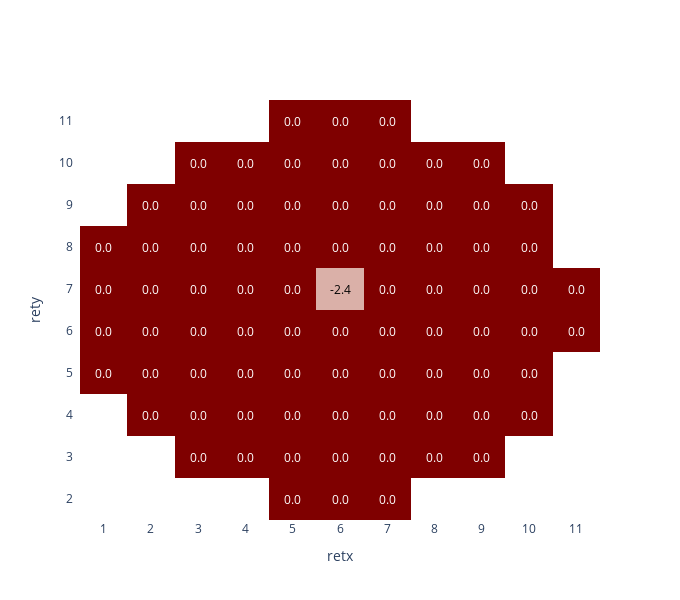

The notebook cell this image was saved under:
### Code cell
fig

### Figure 1 — Plotly figure (JSON) as saved in the notebook; plotly's stock layout.template omitted (floating-point values rounded to 4 significant figures)
{"data": [{"colorscale": [[0, "white"], [0.01, "rgb(255,247,236)"], [1, "rgb(127, 0, 0)"]], "reversescale": false, "showscale": false, "type": "heatmap", "x": [1, 2, 3, 4, 5, 6, 7, 8, 9, 10, 11], "y": [2, 3, 4, 5, 6, 7, 8, 9, 10, 11], "z": [[-3.4, -3.4, -3.4, -3.4, 0, 0, 0, -3.4, -3.4, -3.4, -3.4], [-3.4, -3.4, 0, 0, 0, 0, 0, 0, 0, -3.4, -3.4], [-3.4, 0, 0, 0, 0, 0, 0, 0, 0, 0, -3.4], [0, 0, 0, 0, 0, 0, 0, 0, 0, 0, -3.4], [0, 0, 0, 0, 0, 0, 0, 0, 0, 0, 0], [0, 0, 0, 0, 0, -2.4, 0, 0, 0, 0, 0], [0, 0, 0, 0, 0, 0, 0, 0, 0, 0, -3.4], [-3.4, 0, 0, 0, 0, 0, 0, 0, 0, 0, -3.4], [-3.4, -3.4, 0, 0, 0, 0, 0, 0, 0, -3.4, -3.4], [-3.4, -3.4, -3.4, -3.4, 0, 0, 0, -3.4, -3.4, -3.4, -3.4]]}], "layout": {"annotations": [{"font": {"color": "#000000"}, "showarrow": false, "text": "", "x": 1, "xref": "x", "y": 2, "yref": "y"}, {"font": {"color": "#000000"}, "showarrow": false, "text": "", "x": 2, "xref": "x", "y": 2, "yref": "y"}, {"font": {"color": "#000000"}, "showarrow": false, "text": "", "x": 3, "xref": "x", "y": 2, "yref": "y"}, {"font": {"color": "#000000"}, "showarrow": false, "text": "", "x": 4, "xref": "x", "y": 2, "yref": "y"}, {"font": {"color": "#FFFFFF"}, "showarrow": false, "text": "0.0", "x": 5, "xref": "x", "y": 2, "yref": "y"}, {"font": {"color": "#FFFFFF"}, "showarrow": false, "text": "0.0", "x": 6, "xref": "x", "y": 2, "yref": "y"}, {"font": {"color": "#FFFFFF"}, "showarrow": false, "text": "0.0", "x": 7, "xref": "x", "y": 2, "yref": "y"}, {"font": {"color": "#000000"}, "showarrow": false, "text": "", "x": 8, "xref": "x", "y": 2, "yref": "y"}, {"font": {"color": "#000000"}, "showarrow": false, "text": "", "x": 9, "xref": "x", "y": 2, "yref": "y"}, {"font": {"color": "#000000"}, "showarrow": false, "text": "", "x": 10, "xref": "x", "y": 2, "yref": "y"}, {"font": {"color": "#000000"}, "showarrow": false, "text": "", "x": 11, "xref": "x", "y": 2, "yref": "y"}, {"font": {"color": "#000000"}, "showarrow": false, "text": "", "x": 1, "xref": "x", "y": 3, "yref": "y"}, {"font": {"color": "#000000"}, "showarrow": false, "text": "", "x": 2, "xref": "x", "y": 3, "yref": "y"}, {"font": {"color": "#FFFFFF"}, "showarrow": false, "text": "0.0", "x": 3, "xref": "x", "y": 3, "yref": "y"}, {"font": {"color": "#FFFFFF"}, "showarrow": false, "text": "0.0", "x": 4, "xref": "x", "y": 3, "yref": "y"}, {"font": {"color": "#FFFFFF"}, "showarrow": false, "text": "0.0", "x": 5, "xref": "x", "y": 3, "yref": "y"}, {"font": {"color": "#FFFFFF"}, "showarrow": false, "text": "0.0", "x": 6, "xref": "x", "y": 3, "yref": "y"}, {"font": {"color": "#FFFFFF"}, "showarrow": false, "text": "0.0", "x": 7, "xref": "x", "y": 3, "yref": "y"}, {"font": {"color": "#FFFFFF"}, "showarrow": false, "text": "0.0", "x": 8, "xref": "x", "y": 3, "yref": "y"}, {"font": {"color": "#FFFFFF"}, "showarrow": false, "text": "0.0", "x": 9, "xref": "x", "y": 3, "yref": "y"}, {"font": {"color": "#000000"}, "showarrow": false, "text": "", "x": 10, "xref": "x", "y": 3, "yref": "y"}, {"font": {"color": "#000000"}, "showarrow": false, "text": "", "x": 11, "xref": "x", "y": 3, "yref": "y"}, {"font": {"color": "#000000"}, "showarrow": false, "text": "", "x": 1, "xref": "x", "y": 4, "yref": "y"}, {"font": {"color": "#FFFFFF"}, "showarrow": false, "text": "0.0", "x": 2, "xref": "x", "y": 4, "yref": "y"}, {"font": {"color": "#FFFFFF"}, "showarrow": false, "text": "0.0", "x": 3, "xref": "x", "y": 4, "yref": "y"}, {"font": {"color": "#FFFFFF"}, "showarrow": false, "text": "0.0", "x": 4, "xref": "x", "y": 4, "yref": "y"}, {"font": {"color": "#FFFFFF"}, "showarrow": false, "text": "0.0", "x": 5, "xref": "x", "y": 4, "yref": "y"}, {"font": {"color": "#FFFFFF"}, "showarrow": false, "text": "0.0", "x": 6, "xref": "x", "y": 4, "yref": "y"}, {"font": {"color": "#FFFFFF"}, "showarrow": false, "text": "0.0", "x": 7, "xref": "x", "y": 4, "yref": "y"}, {"font": {"color": "#FFFFFF"}, "showarrow": false, "text": "0.0", "x": 8, "xref": "x", "y": 4, "yref": "y"}, {"font": {"color": "#FFFFFF"}, "showarrow": false, "text": "0.0", "x": 9, "xref": "x", "y": 4, "yref": "y"}, {"font": {"color": "#FFFFFF"}, "showarrow": false, "text": "0.0", "x": 10, "xref": "x", "y": 4, "yref": "y"}, {"font": {"color": "#000000"}, "showarrow": false, "text": "", "x": 11, "xref": "x", "y": 4, "yref": "y"}, {"font": {"color": "#FFFFFF"}, "showarrow": false, "text": "0.0", "x": 1, "xref": "x", "y": 5, "yref": "y"}, {"font": {"color": "#FFFFFF"}, "showarrow": false, "text": "0.0", "x": 2, "xref": "x", "y": 5, "yref": "y"}, {"font": {"color": "#FFFFFF"}, "showarrow": false, "text": "0.0", "x": 3, "xref": "x", "y": 5, "yref": "y"}, {"font": {"color": "#FFFFFF"}, "showarrow": false, "text": "0.0", "x": 4, "xref": "x", "y": 5, "yref": "y"}, {"font": {"color": "#FFFFFF"}, "showarrow": false, "text": "0.0", "x": 5, "xref": "x", "y": 5, "yref": "y"}, {"font": {"color": "#FFFFFF"}, "showarrow": false, "text": "0.0", "x": 6, "xref": "x", "y": 5, "yref": "y"}, {"font": {"color": "#FFFFFF"}, "showarrow": false, "text": "0.0", "x": 7, "xref": "x", "y": 5, "yref": "y"}, {"font": {"color": "#FFFFFF"}, "showarrow": false, "text": "0.0", "x": 8, "xref": "x", "y": 5, "yref": "y"}, {"font": {"color": "#FFFFFF"}, "showarrow": false, "text": "0.0", "x": 9, "xref": "x", "y": 5, "yref": "y"}, {"font": {"color": "#FFFFFF"}, "showarrow": false, "text": "0.0", "x": 10, "xref": "x", "y": 5, "yref": "y"}, {"font": {"color": "#000000"}, "showarrow": false, "text": "", "x": 11, "xref": "x", "y": 5, "yref": "y"}, {"font": {"color": "#FFFFFF"}, "showarrow": false, "text": "0.0", "x": 1, "xref": "x", "y": 6, "yref": "y"}, {"font": {"color": "#FFFFFF"}, "showarrow": false, "text": "0.0", "x": 2, "xref": "x", "y": 6, "yref": "y"}, {"font": {"color": "#FFFFFF"}, "showarrow": false, "text": "0.0", "x": 3, "xref": "x", "y": 6, "yref": "y"}, {"font": {"color": "#FFFFFF"}, "showarrow": false, "text": "0.0", "x": 4, "xref": "x", "y": 6, "yref": "y"}, {"font": {"color": "#FFFFFF"}, "showarrow": false, "text": "0.0", "x": 5, "xref": "x", "y": 6, "yref": "y"}, {"font": {"color": "#FFFFFF"}, "showarrow": false, "text": "0.0", "x": 6, "xref": "x", "y": 6, "yref": "y"}, {"font": {"color": "#FFFFFF"}, "showarrow": false, "text": "0.0", "x": 7, "xref": "x", "y": 6, "yref": "y"}, {"font": {"color": "#FFFFFF"}, "showarrow": false, "text": "0.0", "x": 8, "xref": "x", "y": 6, "yref": "y"}, {"font": {"color": "#FFFFFF"}, "showarrow": false, "text": "0.0", "x": 9, "xref": "x", "y": 6, "yref": "y"}, {"font": {"color": "#FFFFFF"}, "showarrow": false, "text": "0.0", "x": 10, "xref": "x", "y": 6, "yref": "y"}, {"font": {"color": "#FFFFFF"}, "showarrow": false, "text": "0.0", "x": 11, "xref": "x", "y": 6, "yref": "y"}, {"font": {"color": "#FFFFFF"}, "showarrow": false, "text": "0.0", "x": 1, "xref": "x", "y": 7, "yref": "y"}, {"font": {"color": "#FFFFFF"}, "showarrow": false, "text": "0.0", "x": 2, "xref": "x", "y": 7, "yref": "y"}, {"font": {"color": "#FFFFFF"}, "showarrow": false, "text": "0.0", "x": 3, "xref": "x", "y": 7, "yref": "y"}, {"font": {"color": "#FFFFFF"}, "showarrow": false, "text": "0.0", "x": 4, "xref": "x", "y": 7, "yref": "y"}, {"font": {"color": "#FFFFFF"}, "showarrow": false, "text": "0.0", "x": 5, "xref": "x", "y": 7, "yref": "y"}, {"font": {"color": "#000000"}, "showarrow": false, "text": "-2.4", "x": 6, "xref": "x", "y": 7, "yref": "y"}, {"font": {"color": "#FFFFFF"}, "showarrow": false, "text": "0.0", "x": 7, "xref": "x", "y": 7, "yref": "y"}, {"font": {"color": "#FFFFFF"}, "showarrow": false, "text": "0.0", "x": 8, "xref": "x", "y": 7, "yref": "y"}, {"font": {"color": "#FFFFFF"}, "showarrow": false, "text": "0.0", "x": 9, "xref": "x", "y": 7, "yref": "y"}, {"font": {"color": "#FFFFFF"}, "showarrow": false, "text": "0.0", "x": 10, "xref": "x", "y": 7, "yref": "y"}, {"font": {"color": "#FFFFFF"}, "showarrow": false, "text": "0.0", "x": 11, "xref": "x", "y": 7, "yref": "y"}, {"font": {"color": "#FFFFFF"}, "showarrow": false, "text": "0.0", "x": 1, "xref": "x", "y": 8, "yref": "y"}, {"font": {"color": "#FFFFFF"}, "showarrow": false, "text": "0.0", "x": 2, "xref": "x", "y": 8, "yref": "y"}, {"font": {"color": "#FFFFFF"}, "showarrow": false, "text": "0.0", "x": 3, "xref": "x", "y": 8, "yref": "y"}, {"font": {"color": "#FFFFFF"}, "showarrow": false, "text": "0.0", "x": 4, "xref": "x", "y": 8, "yref": "y"}, {"font": {"color": "#FFFFFF"}, "showarrow": false, "text": "0.0", "x": 5, "xref": "x", "y": 8, "yref": "y"}, {"font": {"color": "#FFFFFF"}, "showarrow": false, "text": "0.0", "x": 6, "xref": "x", "y": 8, "yref": "y"}, {"font": {"color": "#FFFFFF"}, "showarrow": false, "text": "0.0", "x": 7, "xref": "x", "y": 8, "yref": "y"}, {"font": {"color": "#FFFFFF"}, "showarrow": false, "text": "0.0", "x": 8, "xref": "x", "y": 8, "yref": "y"}, {"font": {"color": "#FFFFFF"}, "showarrow": false, "text": "0.0", "x": 9, "xref": "x", "y": 8, "yref": "y"}, {"font": {"color": "#FFFFFF"}, "showarrow": false, "text": "0.0", "x": 10, "xref": "x", "y": 8, "yref": "y"}, {"font": {"color": "#000000"}, "showarrow": false, "text": "", "x": 11, "xref": "x", "y": 8, "yref": "y"}, {"font": {"color": "#000000"}, "showarrow": false, "text": "", "x": 1, "xref": "x", "y": 9, "yref": "y"}, {"font": {"color": "#FFFFFF"}, "showarrow": false, "text": "0.0", "x": 2, "xref": "x", "y": 9, "yref": "y"}, {"font": {"color": "#FFFFFF"}, "showarrow": false, "text": "0.0", "x": 3, "xref": "x", "y": 9, "yref": "y"}, {"font": {"color": "#FFFFFF"}, "showarrow": false, "text": "0.0", "x": 4, "xref": "x", "y": 9, "yref": "y"}, {"font": {"color": "#FFFFFF"}, "showarrow": false, "text": "0.0", "x": 5, "xref": "x", "y": 9, "yref": "y"}, {"font": {"color": "#FFFFFF"}, "showarrow": false, "text": "0.0", "x": 6, "xref": "x", "y": 9, "yref": "y"}, {"font": {"color": "#FFFFFF"}, "showarrow": false, "text": "0.0", "x": 7, "xref": "x", "y": 9, "yref": "y"}, {"font": {"color": "#FFFFFF"}, "showarrow": false, "text": "0.0", "x": 8, "xref": "x", "y": 9, "yref": "y"}, {"font": {"color": "#FFFFFF"}, "showarrow": false, "text": "0.0", "x": 9, "xref": "x", "y": 9, "yref": "y"}, {"font": {"color": "#FFFFFF"}, "showarrow": false, "text": "0.0", "x": 10, "xref": "x", "y": 9, "yref": "y"}, {"font": {"color": "#000000"}, "showarrow": false, "text": "", "x": 11, "xref": "x", "y": 9, "yref": "y"}, {"font": {"color": "#000000"}, "showarrow": false, "text": "", "x": 1, "xref": "x", "y": 10, "yref": "y"}, {"font": {"color": "#000000"}, "showarrow": false, "text": "", "x": 2, "xref": "x", "y": 10, "yref": "y"}, {"font": {"color": "#FFFFFF"}, "showarrow": false, "text": "0.0", "x": 3, "xref": "x", "y": 10, "yref": "y"}, {"font": {"color": "#FFFFFF"}, "showarrow": false, "text": "0.0", "x": 4, "xref": "x", "y": 10, "yref": "y"}, {"font": {"color": "#FFFFFF"}, "showarrow": false, "text": "0.0", "x": 5, "xref": "x", "y": 10, "yref": "y"}, {"font": {"color": "#FFFFFF"}, "showarrow": false, "text": "0.0", "x": 6, "xref": "x", "y": 10, "yref": "y"}, {"font": {"color": "#FFFFFF"}, "showarrow": false, "text": "0.0", "x": 7, "xref": "x", "y": 10, "yref": "y"}, {"font": {"color": "#FFFFFF"}, "showarrow": false, "text": "0.0", "x": 8, "xref": "x", "y": 10, "yref": "y"}, {"font": {"color": "#FFFFFF"}, "showarrow": false, "text": "0.0", "x": 9, "xref": "x", "y": 10, "yref": "y"}, {"font": {"color": "#000000"}, "showarrow": false, "text": "", "x": 10, "xref": "x", "y": 10, "yref": "y"}, {"font": {"color": "#000000"}, "showarrow": false, "text": "", "x": 11, "xref": "x", "y": 10, "yref": "y"}, {"font": {"color": "#000000"}, "showarrow": false, "text": "", "x": 1, "xref": "x", "y": 11, "yref": "y"}, {"font": {"color": "#000000"}, "showarrow": false, "text": "", "x": 2, "xref": "x", "y": 11, "yref": "y"}, {"font": {"color": "#000000"}, "showarrow": false, "text": "", "x": 3, "xref": "x", "y": 11, "yref": "y"}, {"font": {"color": "#000000"}, "showarrow": false, "text": "", "x": 4, "xref": "x", "y": 11, "yref": "y"}, {"font": {"color": "#FFFFFF"}, "showarrow": false, "text": "0.0", "x": 5, "xref": "x", "y": 11, "yref": "y"}, {"font": {"color": "#FFFFFF"}, "showarrow": false, "text": "0.0", "x": 6, "xref": "x", "y": 11, "yref": "y"}, {"font": {"color": "#FFFFFF"}, "showarrow": false, "text": "0.0", "x": 7, "xref": "x", "y": 11, "yref": "y"}, {"font": {"color": "#000000"}, "showarrow": false, "text": "", "x": 8, "xref": "x", "y": 11, "yref": "y"}, {"font": {"color": "#000000"}, "showarrow": false, "text": "", "x": 9, "xref": "x", "y": 11, "yref": "y"}, {"font": {"color": "#000000"}, "showarrow": false, "text": "", "x": 10, "xref": "x", "y": 11, "yref": "y"}, {"font": {"color": "#000000"}, "showarrow": false, "text": "", "x": 11, "xref": "x", "y": 11, "yref": "y"}], "autosize": false, "height": 600, "width": 680, "xaxis": {"dtick": 1, "gridcolor": "rgb(0, 0, 0)", "side": "bottom", "ticks": "", "title": {"text": "retx"}}, "yaxis": {"dtick": 1, "ticks": "", "ticksuffix": "  ", "title": {"text": "rety"}}}}
